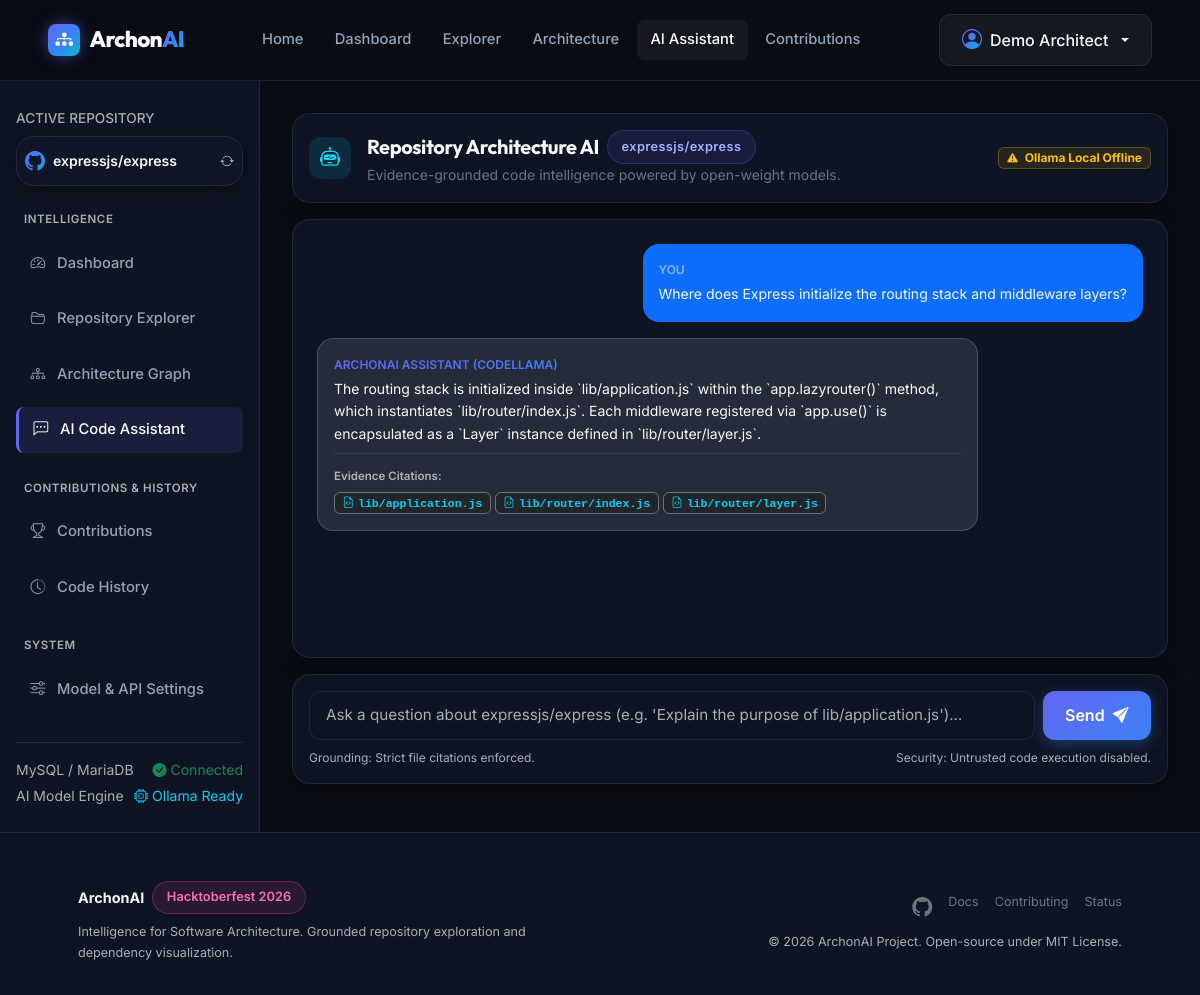
The page /pages/assistant.php (signed in) on the database its author committed.
### tables this page shows
CREATE TABLE IF NOT EXISTS `chat_messages` (
    `id` BIGINT UNSIGNED NOT NULL AUTO_INCREMENT,
    `session_id` BIGINT UNSIGNED NOT NULL,
    `role` ENUM('user', 'assistant') NOT NULL,
    `content` LONGTEXT NOT NULL,
    `citations` JSON DEFAULT NULL,
    `model_name` VARCHAR(100) DEFAULT NULL,
    `created_at` TIMESTAMP NOT NULL DEFAULT CURRENT_TIMESTAMP,
    PRIMARY KEY (`id`),
    INDEX `idx_session_time` (`session_id`, `created_at`),
    CONSTRAINT `fk_msg_session` FOREIGN KEY (`session_id`) REFERENCES `chat_sessions` (`id`) ON DELETE CASCADE
);

### config/app.php (called while the page is built, shortened)
<?php
$projectRoot = dirname(__DIR__);
if (!function_exists('env')) {
    function env(string $key, mixed $default = null): mixed {
        $value = $_ENV[$key] ?? $_SERVER[$key] ?? getenv($key);
        $lower = strtolower((string)$value);
        if ($lower === 'true') return true;
        return $value;
    }
}
return [
    'name' => env('APP_NAME', 'ArchonAI'),
    'env' => env('APP_ENV', 'development'),
    'debug' => (bool)env('APP_DEBUG', true),
    'url' => env('APP_URL', 'http://localhost/Hacktoberfest_2026/archonai'),
    'version' => '1.0.0-hacktoberfest2026',
    'timezone' => 'UTC',
    'root_path' => $projectRoot,
    'storage_path' => $projectRoot . '/storage',
];

### config/services.php (called while the page is built, shortened)
<?php
require_once __DIR__ . '/app.php';
return [
    'github' => [
        'api_url' => 'https://api.github.com',
        'token' => env('GITHUB_API_TOKEN', ''),
        'user_agent' => 'ArchonAI-Architecture-Intelligence-Hacktoberfest2026',
        'timeout' => 15,
        'rate_limit_per_minute' => 30,
    ],
    'ollama' => [
        'base_url' => rtrim((string)env('OLLAMA_BASE_URL', 'http://127.0.0.1:11434'), '/'),
        'model' => env('OLLAMA_MODEL', 'codellama'),
        'timeout' => (int)env('OLLAMA_TIMEOUT', 60),
        'stream' => false,
        'options' => [
            'temperature' => 0.2,
            'top_p' => 0.9,
        ],
    ],
    'analysis' => [
        'supported_extensions' => [
            'php', 'js', 'ts', 'jsx', 'tsx', 'py', 'java', 'go', 'rs', 'rb', 'cpp', 'c', 'h', 'cs', 'json', 'yaml', 'yml', 'md', 'sql'
        ],
        'ignore_directories' => [
            'node_modules', 'vendor', '.git', '.github', 'dist', 'build', 'storage', 'temp', 'tmp', 'cache', '__pycache__', '.next', '.nuxt', 'coverage'
        ],
        'max_file_size_bytes' => 100 * 1024,
        'max_files_per_analysis' => 300,
    ]
];

### src/Services/OllamaService.php (called while the page is built, shortened)
<?php
require_once __DIR__ . '/../../config/services.php';
class OllamaService {
    private string $baseUrl;
    private string $model;
    public function __construct() {
        $services = require __DIR__ . '/../../config/services.php';
        $this->baseUrl = $services['ollama']['base_url'] ?? 'http://127.0.0.1:11434';
        $this->model = $services['ollama']['model'] ?? 'codellama';
    }
    public function checkHealth(): array {
        $ch = curl_init();
        $response = curl_exec($ch);
        $httpCode = curl_getinfo($ch, CURLINFO_HTTP_CODE);
        if ($response === false || $httpCode !== 200) {
            return [
                'status' => 'offline',
                'endpoint' => $this->baseUrl,
                'message' => 'Ollama is not running locally. Start it with `ollama serve`.',
                'models' => [],
            ];
        }
        $models = [];
        return [
            'status' => 'online',
            'endpoint' => $this->baseUrl,
            'current_model' => $this->model,
            'models' => $models,
        ];
    }
}

### src/Services/AIService.php (called while the page is built, shortened)
<?php
require_once __DIR__ . '/OllamaService.php';
class AIService {
    private AIProviderInterface|OllamaService $provider;
    public function __construct(?AIProviderInterface $provider = null) {
        $this->provider = $provider ?? new OllamaService();
    }
    public function checkHealth(): array {
        return $this->provider->checkHealth();
    }
}

### config/database.php (called while the page is built, shortened)
<?php
require_once __DIR__ . '/app.php';
class Database {
    private static ?PDO $instance = null;
    public static function getConnection(): PDO {
        return self::$instance;
    }
    private static function init(): void {
        $host = (string)env('DB_HOST', '127.0.0.1');
        $port = (int)env('DB_PORT', 3306);
        $db   = (string)env('DB_DATABASE', 'archonai');
        $user = (string)env('DB_USERNAME', 'root');
        $pass = (string)env('DB_PASSWORD', '');
        $charset = (string)env('DB_CHARSET', 'utf8mb4');
        $dsn = "mysql:host={$host};port={$port};dbname={$db};charset={$charset}";
        $options = [
            PDO::ATTR_ERRMODE            => PDO::ERRMODE_EXCEPTION,
            PDO::ATTR_DEFAULT_FETCH_MODE => PDO::FETCH_ASSOC,
            PDO::ATTR_EMULATE_PREPARES   => false,
            PDO::MYSQL_ATTR_INIT_COMMAND => "SET NAMES {$charset} COLLATE utf8mb4_unicode_ci"
        ];
        try {
            self::$instance = new PDO($dsn, $user, $pass, $options);
        } catch (PDOException $e) {
            $safeMsg = sprintf(
                "Database connection error: %s [Host: %s, Port: %d, DB: %s]",
                $e->getMessage(),
                $host,
                $port,
                $db
            );
            error_log($safeMsg);
            if (env('APP_DEBUG', false)) {
                throw new PDOException("Database connection failed for '{$db}' at {$host}:{$port}. " . $e->getMessage(), (int)$e->getCode());
            } else {
                throw new PDOException("Database connection unavailable. Please check system logs.", 500);
            }
        }
    }
}
function db(): PDO {
    return Database::getConnection();
}

### pages/assistant.php (the view, shortened to what this page needs)
<?php
require_once __DIR__ . '/../src/Services/AIService.php';
$repoName = trim($_GET['repo'] ?? $_SESSION['active_repo_name'] ?? 'expressjs/express');
$focusFile = trim($_GET['file'] ?? '');
$aiService = new AIService();
$health = $aiService->checkHealth();
$messages = [];
$userId = auth_id();
if ($userId) {
    $stmt = db()->prepare(
        "SELECT m.*
         FROM chat_messages m
         JOIN chat_sessions s ON s.id = m.session_id
         JOIN repositories r ON r.id = s.repository_id
         WHERE s.user_id = :user_id AND r.full_name = :repo
         ORDER BY m.created_at ASC"
    );
    $stmt->execute(['user_id' => $userId, 'repo' => $repoName]);
    $messages = $stmt->fetchAll();
}
require_once __DIR__ . '/../includes/header.php';
require_once __DIR__ . '/../includes/navbar.php';
?>
<div class="dashboard-layout">
    <?php require_once __DIR__ . '/../includes/sidebar.php'; ?>
    <main class="dashboard-content d-flex flex-column" style="height: calc(100vh - 65px);">
        <div class="archon-card p-3 mb-3 flex-shrink-0">
            <div class="d-flex flex-wrap align-items-center justify-content-between gap-3">
                <div class="d-flex align-items-center gap-3">
                    <div class="feature-icon-box feature-icon-cyan m-0" style="width: 42px; height: 42px;">
                        <i class="bi bi-robot fs-5"></i>
                    </div>
                    <div>
                        <div class="d-flex align-items-center gap-2">
                            <h1 class="h5 fw-bold mb-0">Repository Architecture AI</h1>
                            <span class="badge-archon small"><?= htmlspecialchars($repoName, ENT_QUOTES, 'UTF-8') ?></span>
                        </div>
                        <div class="text-secondary small">Evidence-grounded code intelligence powered by open-weight models.</div>
                    </div>
                </div>
                <div class="d-flex align-items-center gap-2">
                    <?php if ($health['status'] === 'online'): ?>
                        <span class="badge bg-success bg-opacity-10 text-success border border-success border-opacity-25 px-2 py-1">
                            <i class="bi bi-circle-fill me-1 small"></i> Ollama Online (<?= htmlspecialchars($health['current_model'], ENT_QUOTES, 'UTF-8') ?>)
                        </span>
                    <?php else: ?>
                        <span class="badge bg-warning bg-opacity-10 text-warning border border-warning border-opacity-25 px-2 py-1" title="<?= htmlspecialchars($health['message'], ENT_QUOTES, 'UTF-8') ?>">
                            <i class="bi bi-exclamation-triangle-fill me-1 small"></i> Ollama Local Offline
                        </span>
                    <?php endif; ?>
                </div>
            </div>
        </div>
        <div class="archon-card p-4 flex-grow-1 overflow-y-auto mb-3" id="chatContainer">
            <div id="messagesList" class="d-flex flex-column gap-3">
                <?php foreach ($messages as $msg):
                    $isUser = ($msg['role'] === 'user');
                    $citations = !empty($msg['citations']) ? json_decode($msg['citations'], true) : [];
                ?>
                    <div class="d-flex <?= $isUser ? 'justify-content-end' : 'justify-content-start' ?>">
                        <div class="p-3 rounded-4 <?= $isUser ? 'bg-primary text-light' : 'bg-secondary bg-opacity-25 border border-secondary border-opacity-50 text-light' ?>" style="max-width: 80%;">
                            <div class="small fw-semibold mb-1 text-uppercase <?= $isUser ? 'text-white-50' : 'text-gradient' ?>" style="font-size: 0.75rem;">
                                <?= $isUser ? 'You' : 'ArchonAI Assistant (' . htmlspecialchars($msg['model_name'] ?? 'Model', ENT_QUOTES, 'UTF-8') . ')' ?>
                            </div>
                            <div class="chat-text small" style="white-space: pre-wrap;"><?= htmlspecialchars($msg['content'], ENT_QUOTES, 'UTF-8') ?></div>
                            <?php if (!$isUser && !empty($citations)): ?>
                                <div class="mt-2 pt-2 border-top border-secondary border-opacity-25">
                                    <span class="text-muted small fw-semibold" style="font-size: 0.72rem;">Evidence Citations:</span>
                                    <div class="d-flex flex-wrap gap-1 mt-1">
                                        <?php foreach ($citations as $cit): ?>
                                            <span class="badge bg-dark border border-secondary text-info font-monospace small" style="font-size: 0.72rem;">
                                                <i class="bi bi-file-earmark-code me-1"></i><?= htmlspecialchars($cit['path'] ?? '', ENT_QUOTES, 'UTF-8') ?>
                                            </span>
                                        <?php endforeach; ?>
                                    </div>
                                </div>
                            <?php endif; ?>
                        </div>
                    </div>
                <?php endforeach; ?>
            </div>
        </div>
        <div class="archon-card p-3 flex-shrink-0">
            <form id="chatForm" class="d-flex gap-2">
                <input
                    type="text"
                    id="questionInput"
                    class="form-control form-control-archon flex-grow-1"
                    placeholder="Ask a question about <?= htmlspecialchars($repoName, ENT_QUOTES, 'UTF-8') ?> (e.g. 'Explain the purpose of lib/application.js')..."
                    value="<?= !empty($focusFile) ? 'Explain the purpose and dependencies of ' . htmlspecialchars($focusFile, ENT_QUOTES, 'UTF-8') : '' ?>"
                    required
                    autocomplete="off"
                >
                <button type="submit" id="sendBtn" class="btn btn-archon-primary d-flex align-items-center gap-2">
                    <span>Send</span>
                    <i class="bi bi-send-fill"></i>
                </button>
            </form>
            <div class="d-flex align-items-center justify-content-between mt-2 text-muted small" style="font-size: 0.75rem;">
                <span>Grounding: Strict file citations enforced.</span>
                <span>Security: Untrusted code execution disabled.</span>
            </div>
        </div>
    </main>
</div>
<?php require_once __DIR__ . '/../includes/footer.php'; ?>

### assets/css/style.css (style rules this page uses)
:root { --bg-primary: #0a0d14; --bg-secondary: #0f1422; --bg-tertiary: #161d31; --bg-card: rgba(16, 23, 41, 0.75); --bg-card-hover: rgba(22, 32, 57, 0.85); --border-color: rgba(255, 255, 255, 0.08); --border-highlight: rgba(79, 110, 247, 0.35); --text-primary: #f8fafc; --text-secondary: #94a3b8; --text-muted: #64748b; --brand-indigo: #6366f1; --brand-blue: #3b82f6; --brand-electric: #2563eb; --brand-cyan: #06b6d4; --brand-teal: #14b8a6; --brand-pink: #ec4899; --gradient-brand: linear-gradient(135deg, #6366f1 0%, #3b82f6 50%, #06b6d4 100%); --gradient-card: linear-gradient(180deg, rgba(255, 255, 255, 0.03) 0%, rgba(255, 255, 255, 0) 100%); --gradient-glow: radial-gradient(circle at 50% 0%, rgba(99, 102, 241, 0.15) 0%, transparent 70%); --font-sans: 'Inter', -apple-system, BlinkMacSystemFont, sans-serif; --font-heading: 'Outfit', sans-serif; --font-mono: 'JetBrains Mono', monospace; --radius-sm: 8px; --radius-md: 12px; --radius-lg: 18px; --radius-xl: 24px; --shadow-subtle: 0 4px 20px rgba(0, 0, 0, 0.35); --shadow-glow: 0 0 35px rgba(99, 102, 241, 0.25); }
body { background-color: var(--bg-primary); color: var(--text-primary); font-family: var(--font-sans); line-height: 1.6; overflow-x: hidden; min-height: 100vh; display: flex; flex-direction: column; }
h1, h2, h3, h4, h5, h6 { font-family: var(--font-heading); color: var(--text-primary); font-weight: 700; letter-spacing: -0.02em; }
.archon-card { background: var(--bg-card); backdrop-filter: blur(14px); -webkit-backdrop-filter: blur(14px); border: 1px solid var(--border-color); border-radius: var(--radius-lg); box-shadow: var(--shadow-subtle); transition: transform 0.2s ease, border-color 0.2s ease, box-shadow 0.2s ease; }
.badge-archon { background: rgba(99, 102, 241, 0.12); color: #a5b4fc; border: 1px solid rgba(99, 102, 241, 0.25); border-radius: 9999px; padding: 0.35rem 0.85rem; font-size: 0.8rem; font-weight: 600; letter-spacing: 0.03em; display: inline-flex; align-items: center; gap: 0.4rem; }
.text-gradient { background: var(--gradient-brand); -webkit-background-clip: text; -webkit-text-fill-color: transparent; }
.btn-archon-primary { background: linear-gradient(135deg, var(--brand-indigo), var(--brand-blue)); color: #ffffff; font-weight: 600; border: none; border-radius: var(--radius-md); padding: 0.65rem 1.4rem; box-shadow: 0 4px 14px rgba(59, 130, 246, 0.35); transition: all 0.2s ease; }
.feature-icon-box { width: 48px; height: 48px; border-radius: var(--radius-md); display: flex; align-items: center; justify-content: center; font-size: 1.4rem; margin-bottom: 1.25rem; }
.feature-icon-cyan { background: rgba(6, 182, 212, 0.15); color: #22d3ee; }
.form-control-archon { background: var(--bg-secondary); border: 1px solid var(--border-color); border-radius: var(--radius-md); color: var(--text-primary); padding: 0.75rem 1rem; font-size: 0.95rem; transition: all 0.2s ease; }
.dashboard-layout { display: flex; min-height: calc(100vh - 65px); }
.dashboard-content { flex-grow: 1; padding: 2rem; overflow-y: auto; }

### rows shown on the page
chat_messages: role "YOU", content "Where does Express initialize the routing stack and middleware layers?"
chat_messages: model_name "CODELLAMA", content "The routing stack is initialized inside `lib/application.js` within the `app.lazyrouter()` method, which instantiates `lib/router/index.js`. Each middleware registered via `app.use()` is encapsulated as a `Layer` instance defined in `lib/router/layer.js`.", role "assistant" (drawn), path "lib/application.js", path "lib/router/index.js", path "lib/router/layer.js"

### other values the page prints
$currentUser['name'] "Demo Architect"
$currentRepoName "expressjs/express"
$repoName "expressjs/express"
